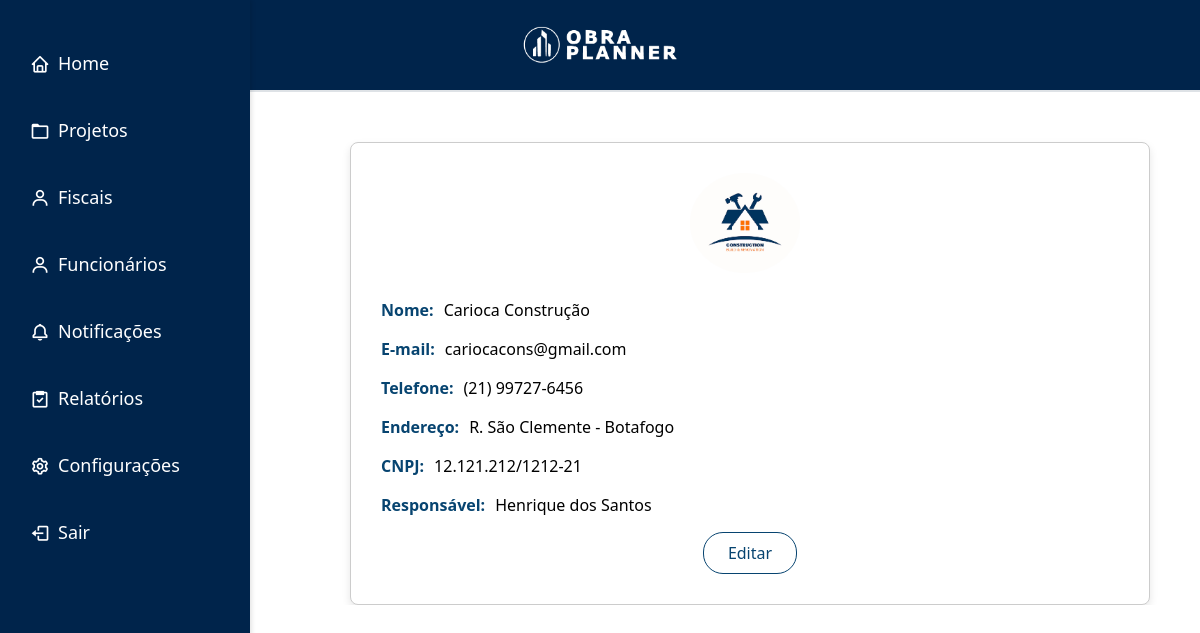
Page /empresa/config/config.php (signed in) on the committed database.
### tables this page shows
CREATE TABLE IF NOT EXISTS `empresas` (
  `empresa_id` int(11) NOT NULL AUTO_INCREMENT,
  `nome` varchar(255) NOT NULL,
  `email` varchar(255) NOT NULL,
  `telefone` varchar(20) DEFAULT NULL,
  `endereco` varchar(255) DEFAULT NULL,
  `cnpj` varchar(20) NOT NULL,
  `senha` varchar(255) NOT NULL,
  `responsavel` varchar(255) NOT NULL,
  `logo` varchar(255) DEFAULT NULL,
  `ativa` enum('ativa','desativada') DEFAULT 'ativa',
  `plano_id` int(11) DEFAULT NULL,
  PRIMARY KEY (`empresa_id`),
  UNIQUE KEY `nome` (`nome`),
  UNIQUE KEY `email` (`email`),
  UNIQUE KEY `cnpj` (`cnpj`),
  KEY `plano_id` (`plano_id`),
  CONSTRAINT `empresas_ibfk_1` FOREIGN KEY (`plano_id`) REFERENCES `planos` (`plano_id`)
);

### empresa/config/config.php (the view, shortened to what this page needs)
<?php
include_once '../../includes/db_connect.php';
$empresa_id = $_SESSION['UsuarioID'];
$query = "SELECT * FROM empresas WHERE empresa_id = ?";
$stmt = $conn->prepare($query);
$stmt->bind_param("i", $empresa_id);
$stmt->execute();
$result = $stmt->get_result();
if ($result->num_rows > 0) {
    $empresa = $result->fetch_assoc();
} else {
    error_log("Empresa não encontrada: ID = " . htmlspecialchars($empresa_id));
    echo "Empresa não encontrada.";
    exit();
}
?>
<!DOCTYPE html>
<html lang="pt-BR">
<head>
    <link rel="stylesheet" href="../style.css">
    <link href='https://unpkg.com/boxicons@2.0.7/css/boxicons.min.css' rel='stylesheet'>
    <link href="https://cdn.jsdelivr.net/npm/bootstrap@5.0.2/dist/css/bootstrap.min.css" rel="stylesheet">
</head>
<body>
<header>
    <div class="logo" style="text-align: center;">
        <img src="../../imgs/obraplanner7.png" alt="Logo do ObraPlanner">
    </div>
</header>
    <nav class="sidebar">
    <ul>
        <li><a href="../dash.php"><i class="bx bx-home"></i> Home</a></li>
        <li><a href="../projetos/proj.php"><i class="bx bx-folder"></i> Projetos</a></li>
        <li><a href="../fiscal/fis.php"><i class="bx bx-user"></i> Fiscais</a></li>
        <li><a href="../funcionarios/func.php"><i class="bx bx-user"></i> Funcionários</a></li>
        <li><a href="../notificacaos/not.php"><i class="bx bx-bell"></i> Notificações</a></li>
        <li><a href="../relemp/relemp.php"><i class="bx bx-task"></i> Relatórios</a></li>
        <li><a href="config.php"><i class="bx bx-cog"></i> Configurações</a></li>
        <li><a href="../../index.php" class="btn-logout"><i class="bx bx-log-out"></i> Sair</a></li>
    </ul>
</nav>
<main role="main" class="col-md-9 ml-sm-auto col-lg-10 px-4" style="margin-left: 250px; padding-top: 50px;">
    <div class="container">
    <div class="form-group" style="display: flex; justify-content: center; align-items: center; text-align: center;">
    <?php if (!empty($empresa['logo'])): ?>
        <label class="custom-file-upload">
            <img id="imgPreview" src="../../uploads/logos/<?php echo htmlspecialchars($empresa['logo']); ?>" alt="Logo da Empresa" style="width: 110px; height: 100px; object-fit: cover;">
        </label>
    <?php endif; ?>
</div>
        <div class="form-group">
            <label>Nome:</label>
            <span class="editable" data-field="nome" onclick="enableEdit(this)"><?php echo htmlspecialchars($empresa['nome'] ?? 'N/A'); ?></span>
        </div>
        <div class="form-group">
            <label>E-mail:</label>
            <span class="editable" data-field="email" onclick="enableEdit(this)"><?php echo htmlspecialchars($empresa['email'] ?? 'N/A'); ?></span>
        </div>
        <div class="form-group">
            <label>Telefone:</label>
            <span class="editable" data-field="telefone" onclick="enableEdit(this)"><?php echo htmlspecialchars($empresa['telefone'] ?? 'N/A'); ?></span>
        </div>
        <div class="form-group">
            <label>Endereço:</label>
            <span class="editable" data-field="endereco" onclick="enableEdit(this)"><?php echo htmlspecialchars($empresa['endereco'] ?? 'N/A'); ?></span>
        </div>
        <div class="form-group">
            <label>CNPJ:</label>
            <span class="editable" data-field="cnpj" onclick="enableEdit(this)"><?php echo htmlspecialchars($empresa['cnpj'] ?? 'N/A'); ?></span>
        </div>
        <div class="form-group">
            <label>Responsável:</label>
            <span class="editable" data-field="responsavel" onclick="enableEdit(this)"><?php echo htmlspecialchars($empresa['responsavel'] ?? 'N/A'); ?></span>
        </div>
        <div class="btn-group">
            <a href="config2.php" class="btnproj">Editar</a>
        </div>
    </div>
</main>
</body>
</html>

### empresa/style.css (style rules this page uses)
:root { --co1: #00244b; --co2: #003d80; --co3: #074470; --co4: #01306e; --co5: #0056b3; --co8: #539ff0; --co10: #07488d; --co11: #003d7a; --co12: #132154; --co13: #324363; --co17: #fff; --co18: #000; --co19: #333; --co20: #0c382e; --co21: #145413; --co22: #541313; --co23: #dee2e6; --co24: #135545; --co25: #ffe600; }
html, body { width: 100vw; overflow-x: hidden; margin: 0; font-family: 'Lexend', sans-serif; }
header { display: flex; justify-content: center; background-color: var(--co1); padding: 20px 30px; border-bottom: 2px solid var(--co23); }
.logo img { max-height: 50px; }
.sidebar { width: 250px; background-color: var(--co1); color: #fff; padding: 20px; box-shadow: 2px 0 4px rgba(0, 0, 0, 0.1); display: flex; flex-direction: column; height: 100vh; position: fixed; top: 0; left: 0; z-index: 1000; }
.sidebar ul { list-style-type: none; padding: 0; margin: 0; flex: 1; }
.sidebar ul li { margin: 20px 0; }
.sidebar ul li a { color: #fff; text-decoration: none; font-size: 18px; display: flex; align-items: center; padding: 10px; border-radius: 5px; transition: background-color 0.3s; }
.sidebar ul li a i { margin-right: 8px; font-size: 20px; }

### empresa/config/config.php (style rules this page uses)
.container { background-color: #fff; padding: 30px; border-radius: 8px; border: 1px solid #ccc; box-shadow: 0 4px 8px rgba(0, 0, 0, 0.1); text-align: center; max-width: 800px; width: 100%; }
.form-group { margin-bottom: 15px; display: flex; align-items: center; }
.form-group label { font-weight: bold; color: #074470; margin-right: 10px; white-space: nowrap; }
.editable { cursor: pointer; color: #000; border-bottom: none; }
.form-group img { max-height: 110px; border-radius: 50%; width: 110px; margin-bottom: 10px; display: block; margin-left: auto; margin-right: auto; }
.btnproj { background-color: #fff; color: #074470; border: solid 1px #074470; padding: 0.5rem 1.5rem; font-size: 1rem; border-radius: 20px; text-decoration: none; display: inline-block; text-align: center; }
.btn-group { text-align: center; }

### rows in the picture
empresas: logo (picture), nome "Carioca Construção", email "cariocacons@gmail.com", telefone "(21) 99727-6456", endereco "R. São Clemente - Botafogo", cnpj "12.121.212/1212-21", responsavel "Henrique dos Santos"
